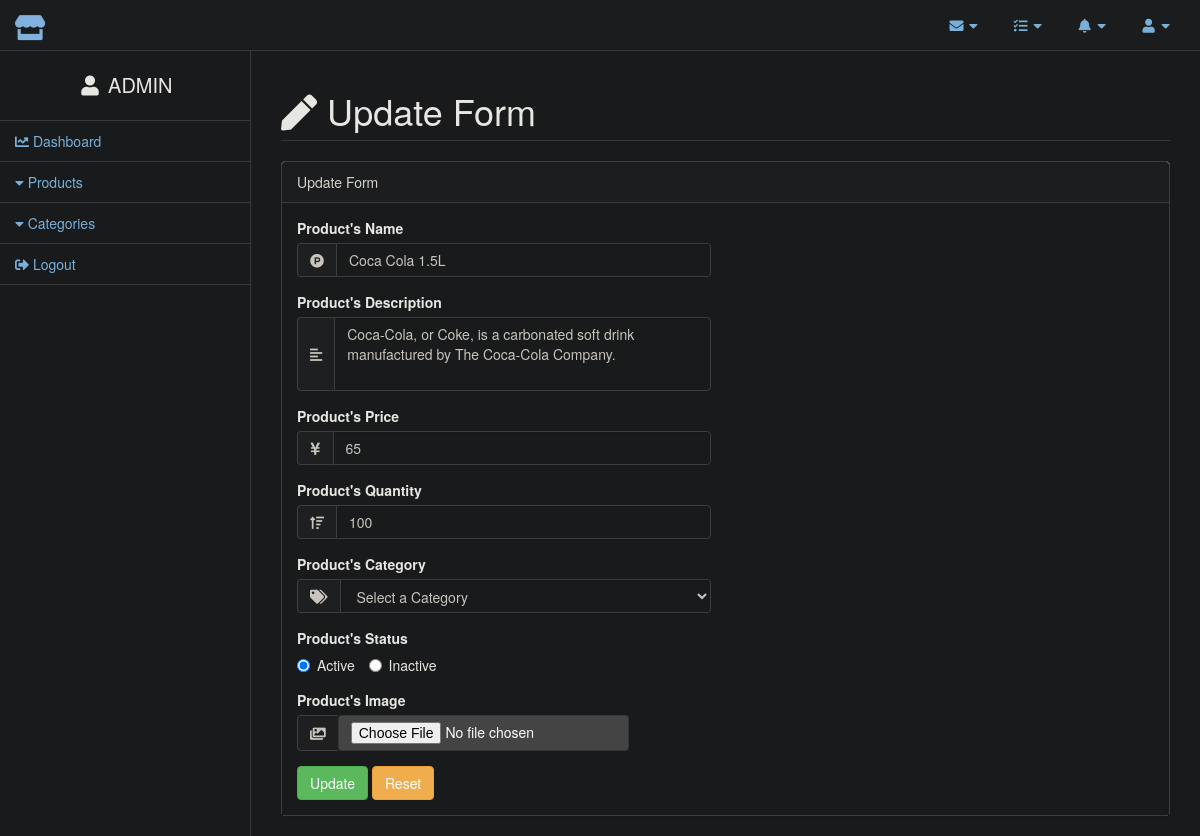
The app's page /update_item.php?id=33 (signed in) with its own data.
### tables this page shows
CREATE TABLE `inventory` (
  `id` int(11) NOT NULL,
  `product_name` varchar(255) NOT NULL,
  `product_description` varchar(500) NOT NULL,
  `product_price` int(11) NOT NULL,
  `product_quantity` int(11) NOT NULL,
  `category` tinytext NOT NULL,
  `status` tinytext NOT NULL,
  `image` varchar(255) NOT NULL
);

### update_item_form.php (the view, shortened to what this page needs)
<div class="row">
    <div class="col-lg-12">
        <div class="panel panel-default">
            <div class="panel-heading">
                Update Form
            </div>
            <div class="panel-body">
                <div class="row">
                    <div class="col-lg-6">
                        <form class="cmxform" role="form" id="update_form" action="<?php echo htmlspecialchars($_SERVER["PHP_SELF"]);?>" method="post" enctype="multipart/form-data">
                            <div class="form-group">
                                <label for="product_name">Product's Name</label>
                                <div class="input-group">
                                    <span class="input-group-addon"><i class="fab fa-product-hunt"></i></span>
                                    <input type="text" id="product_name" name="product_name" class="form-control" value="<?php echo $product_name;?>"/>
                                </div>
                            </div>
                            <div class="form-group">
                                <label for="product_des">Product's Description</label>
                                <div class="input-group">
                                    <span class="input-group-addon"><i class="fas fa-align-left"></i></span>
                                    <textarea class="form-control" rows="3" style="resize: none;" id="product_des" name="product_des"><?php echo $product_des;?></textarea>
                                </div>
                            </div>
                            <div class="form-group">
                                <label for="product_price">Product's Price</label>
                                <div class="input-group">
                                    <span class="input-group-addon"><i class="fas fa-yen-sign"></i></span>
                                    <input type="number" id="product_price" name="product_price" class="form-control" min="1" value="<?php echo $product_price;?>"/>
                                </div>
                            </div>
                            <div class="form-group">
                                <label for="product_quantity">Product's Quantity</label>
                                <div class="input-group">
                                    <span class="input-group-addon"><i class="fas fa-sort-amount-up"></i></span>
                                    <input type="number" id="product_quantity" name="product_quantity" class="form-control" min="0" value="<?php echo $product_quantity;?>"/>
                                </div>
                            </div>
                            <div class="form-group">
                                <label for="category">Product's Category</label>
                                <div class="input-group">
                                    <span class="input-group-addon"><i class="fas fa-tags"></i></span>
                                    <select id="category" name="category" class="form-control">
                                        <option value="default">Select a Category</option>
                                    </select>
                                </div>
                            </div>
                            <div class="form-group">
                                <label>Product's Status</label>
                                <br>
                                <label class="radio-inline">
                                    <input type="radio" name="product_status" id="active_product" value="Active" checked/>Active
                                </label>
                                <label class="radio-inline">
                                    <input type="radio" name="product_status" id="inactive_product" value="Inactive"/>Inactive
                                </label>
                            </div>
                            <div class="form-group">
                                <label for="product_image">Product's Image</label>
                                <div class="input-group">
                                    <span class="input-group-addon"><i class="fas fa-images"></i></span>
                                    <input type="file" name="product_image" id="product_image" class="btn btn-github">
                                </div>
                            </div>
                            <button type="submit" class="btn btn-success" name="update">Update</button>
                            <button type="reset" class="btn btn-warning">Reset</button>
                        </form>
                    </div>
                </div>
            </div>
        </div>
    </div>
</div>

### records on screen
inventory: product_name "Coca Cola 1.5L", product_des "Coca-Cola, or Coke, is a carbonated soft drink manufactured by The Coca-Cola Company.", product_price "65", product_quantity "100"

### other values on screen
$_SESSION['username'] "ADMIN"
